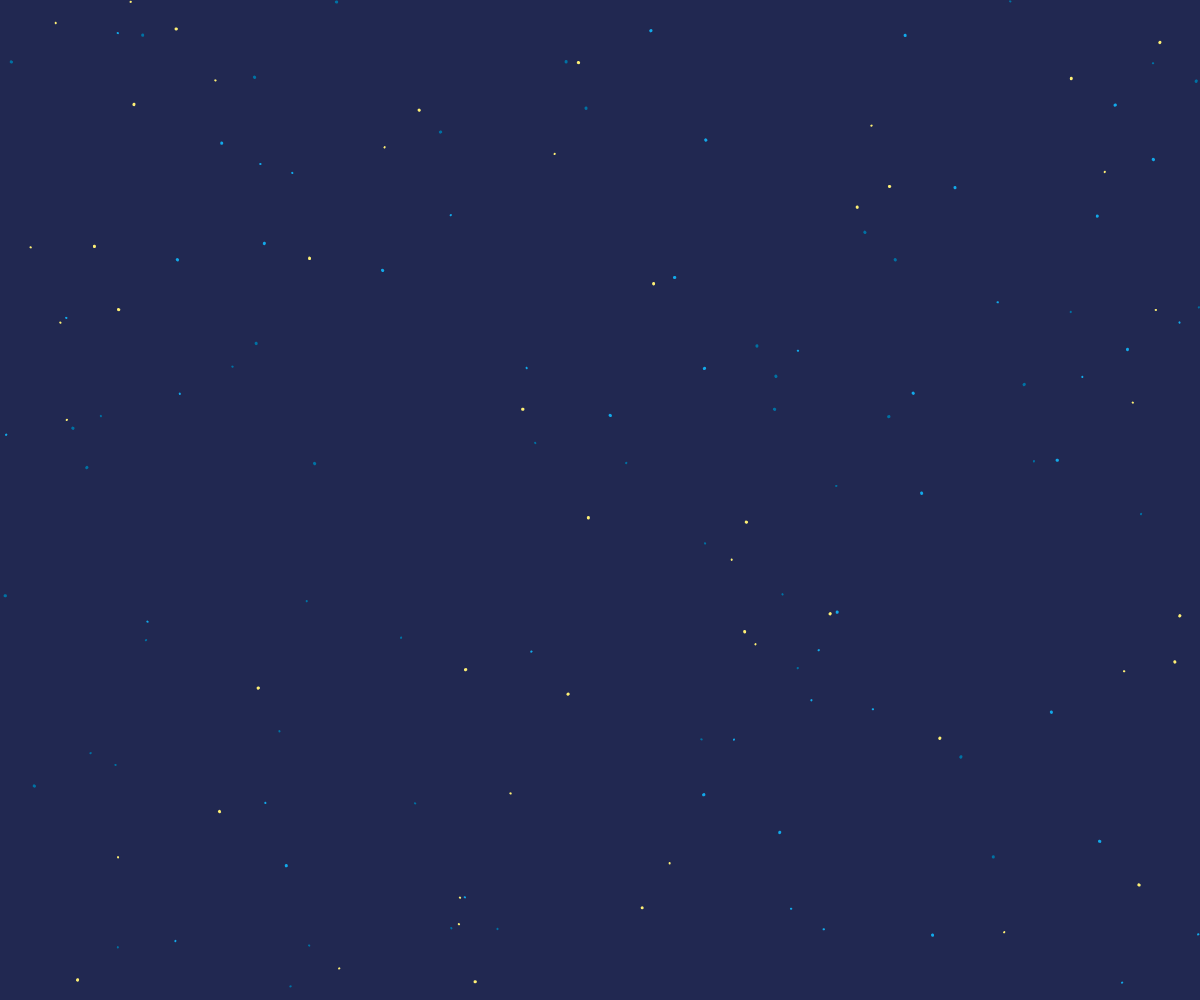
Frame 1 (no input)
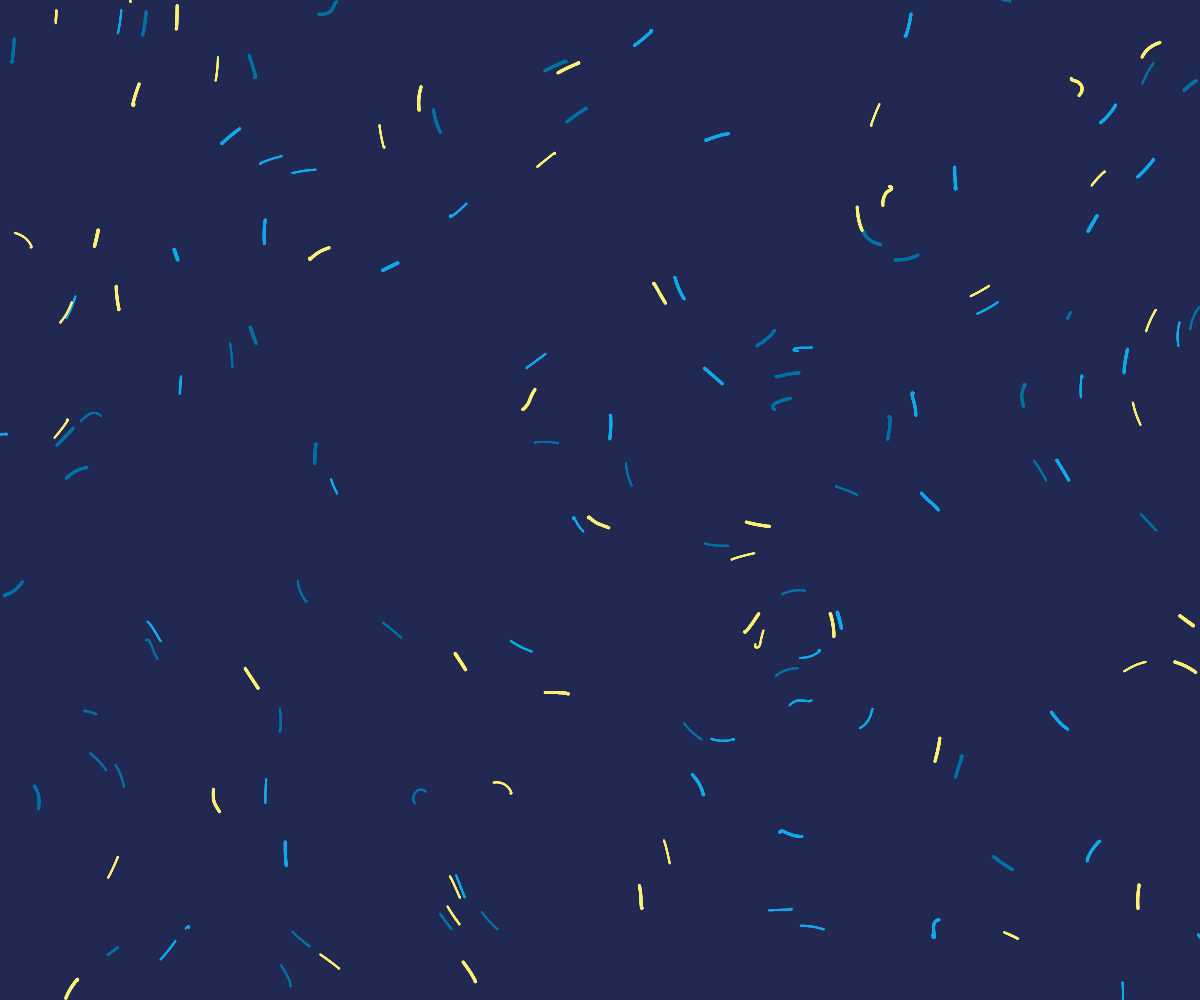
Frame 60 (no input)
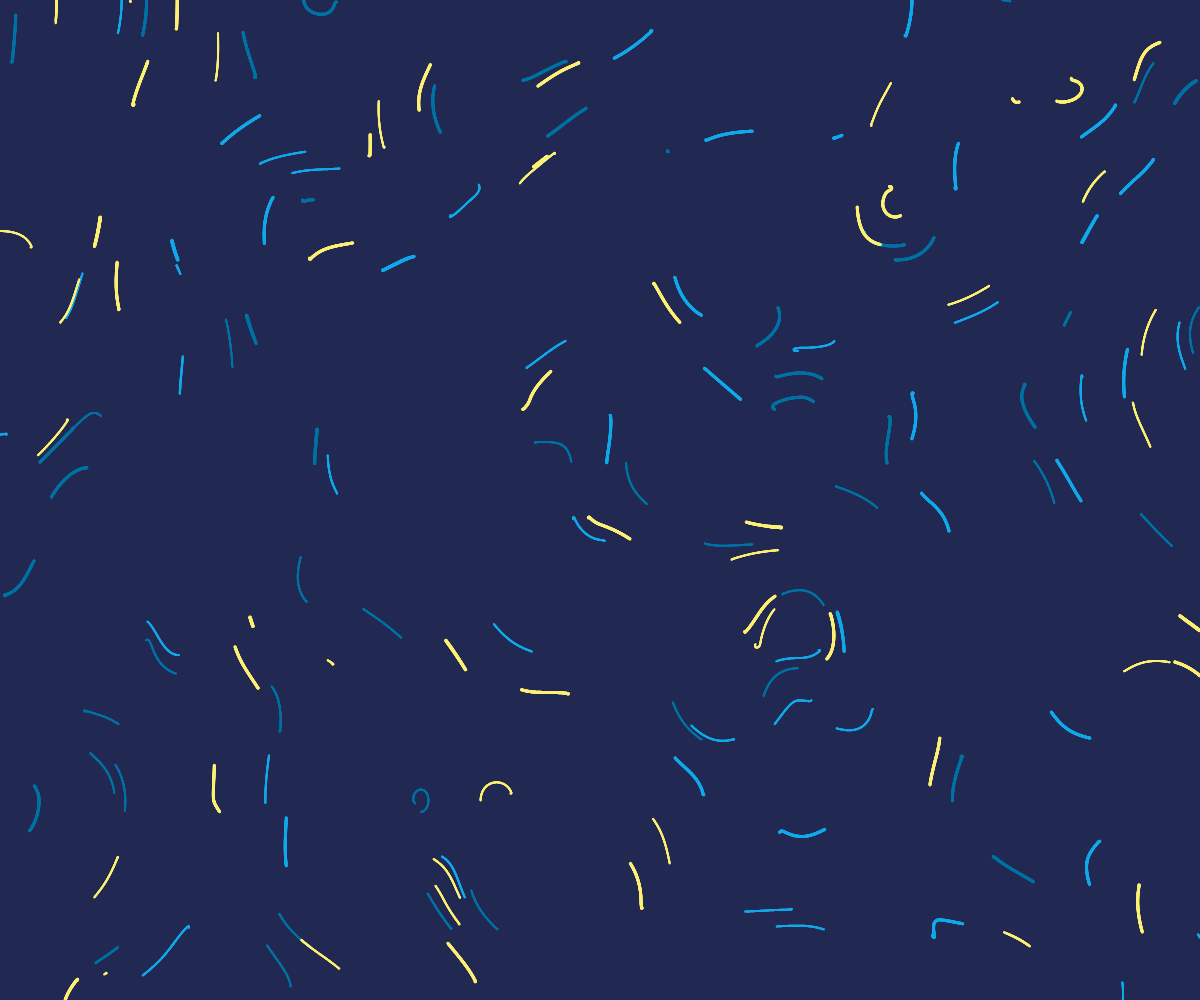
Frame 120 (the mouse pressed at the canvas centre since frame 60)

The p5.js sketch that drew these frames (run headless with seeded random() and noise() and a simulated clock; from frame 60 on, the mouse is pressed at the canvas centre):

// p5.js sketch
// ── sketch.js
let scl = 800;
let pars1 = [];
let pars2 = [];
let pars3 = [];

function setup() {
  createCanvas(windowWidth, windowHeight);
  background('#212851');

  for(i = 0; i < 50; i++){
    pars1[i] = new Particle(random(width), random(height));
    pars2[i] = new Particle(random(width), random(height));
    pars3[i] = new Particle(random(width), random(height));
  }
}

function draw() {
  stroke('#FEF075'); // yellow
  renderPars(pars1);

  stroke('#0072A4'); // dark blue
  renderPars(pars2);

  stroke('#12A9EA'); // light blue
  renderPars(pars3);
}

function renderPars(pars){
  for(i=0; i< pars.length; i++){
    pars[i].update();
    pars[i].edge();
    pars[i].display();
  }
}

class Particle {
  constructor(x,y){
    this.pos = createVector(x,y);
    this.prev = createVector();
    this.vel = createVector();
    this.r = floor(random(2,4));
    this.speed = 0.4;
  }

  display(){
    strokeWeight(this.r);
    line(this.pos.x, this.pos.y, this.prev.x, this.prev.y);
  }

  update(){
    let angle = noise(this.pos.x/scl, this.pos.y/scl)*TWO_PI*scl;
    this.vel = createVector(cos(angle), sin(angle)).setMag(this.speed);

    this.prev.x = this.pos.x;
    this.prev.y = this.pos.y;

    this.pos.add(this.vel);
  }

  edge(){
    if(this.pos.x > width || this.pos.x < 0 || this.pos.y > height || this.pos.y < 0){
			this.pos.x = random(width);
			this.pos.y = random(height);
      this.prev.x = this.pos.x;
      this.prev.y = this.pos.y;
		}
  }
}
